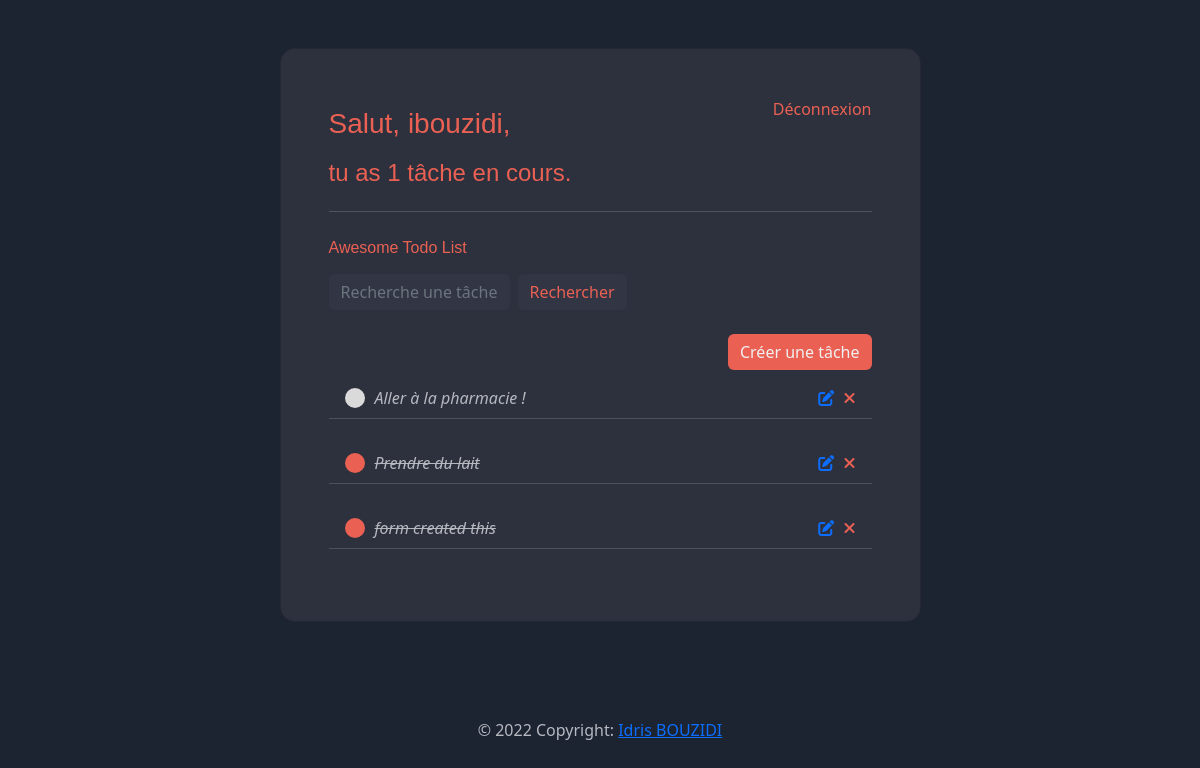
Before: / (signed in) with the older database file.
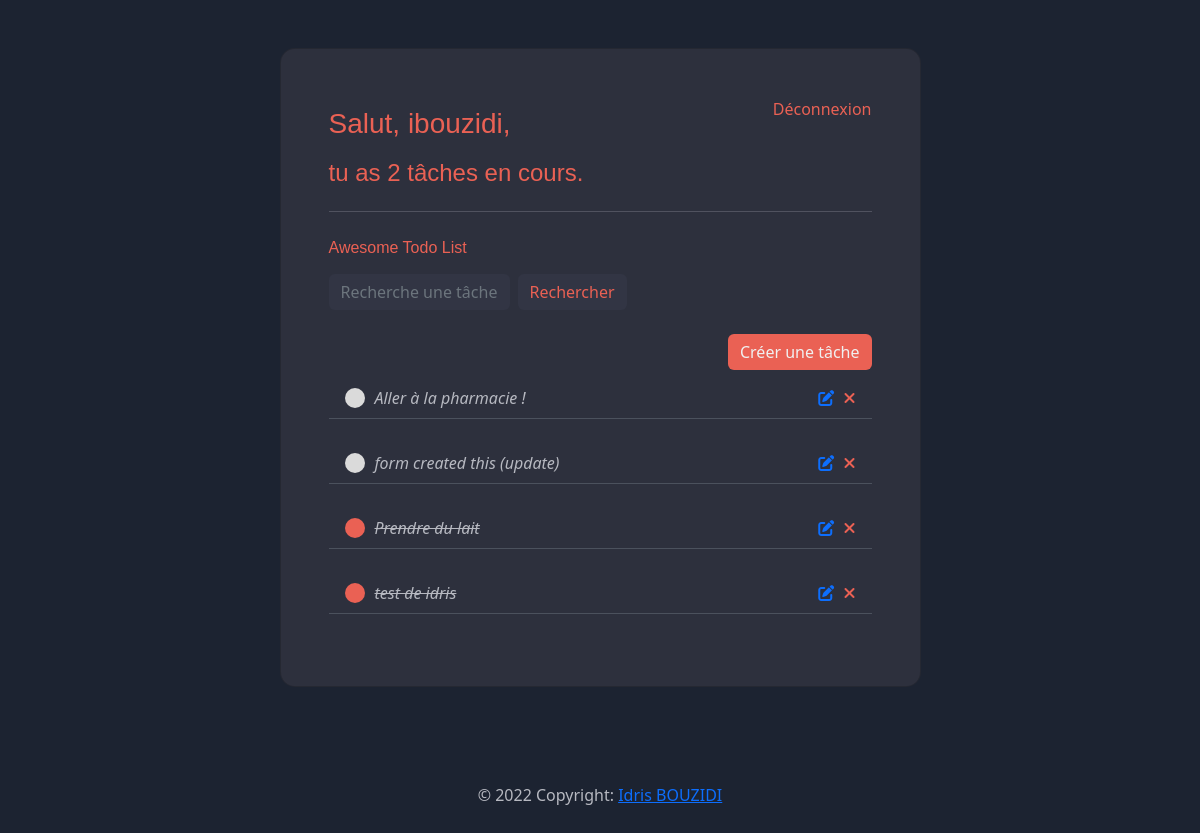
After: the same page with the newer database file.
### app/models.py (models this page shows, shortened)
class Task(models.Model):
    user = models.ForeignKey(User,
                             on_delete=models.CASCADE, null=True, blank=True)
    title = models.CharField(max_length=200)
    description = models.TextField(null=True, blank=True)
    complete = models.BooleanField(default=False)
    create = models.DateTimeField(auto_now_add=True)
    class Meta:
        ordering = ['complete']

### app/views.py (the view)
# urls.py: path('', TaskList.as_view(), name='tasks'),
class TaskList(LoginRequiredMixin, ListView):
    model = Task
    context_object_name = 'tasks'
    def get_context_data(self, **kwargs):
        context = super().get_context_data(**kwargs)
        context['tasks'] = context['tasks'].filter(user=self.request.user)
        context['count'] = context['tasks'].filter(complete=False).count()
        search_input = self.request.GET.get('search') or ''
        if search_input:
            context['tasks'] = context['tasks'].filter(
                title__icontains=search_input)
        context['search_input'] = search_input
        return context

### app/templates/app/task_list.html (shortened to what this page needs)
{% extends 'app/base.html' %}
{% block content %}
    <div class="header">
        <div>
            {% if request.user.is_authenticated %}
                <h3>Salut, {{ request.user }}, </h3>
                <h4>tu as {{  count }} tâche{{ count|pluralize:"s" }} en cours.</h4>
            {% endif %}
        </div>
        {% if request.user.is_authenticated %}
            <a href="{% url 'logout' %}">Déconnexion</a>
        {% else %}
            <a href="{% url 'login' %}">Connexion</a>
        {% endif %}
    </div>
    <hr style="color: var(--text-color-grey)">
    <h6 class="mb-3">Awesome Todo List</h6>
    <form method="GET" class="d-flex justify-content-start align-items-center mb-4  search-form">
        <div class="col-md-4 ">
            <input type="text" placeholder="Recherche une tâche" name="search" value="{{ search_input }}" class="form-control">
        </div>
        <input type="submit" class="btn btn-primary mx-2" value="Rechercher">
    </form>
    <div class="add-task-btn d-flex justify-content-end">
        <a href="{% url 'task_create' %}" class="btn btn-primary mb-2">Créer une tâche</a>
    </div>
    <ul class="list-group mb-0">
        {% for task in tasks %}
            <li class="list-group-item d-flex justify-content-between align-items-center border-start-0 border-top-0 border-end-0 border-bottom rounded-0 mb-4">
                <div class="d-flex align-items-center">
                    {% if task.complete %}
                        <div class="task-complete-icon"></div>
                        <i><s><span class="task-title">{{ task.title }}</span></i></s>
                    {% else %}
                        <div class="task-incomplete-icon"></div>
                        <i><span class="task-title">{{ task.title }}</span></i>
                    {% endif %}
                </div>
            <div class="action-task">
                <a href="{% url 'task_update' task.id %}" data-mdb-toggle="tooltip" title="Edit item">
                    <i class="fas fa-edit text-primary"></i>
                </a>
                <a href="{% url 'task_delete' task.id %}" onclick="return confirm('Are you sure you want to delete?');"
                   data-mdb-toggle="tooltip" title="Supprimer cette tâche">
                    <i class="fas fa-times" style="color: var(--text-color-orange)"></i>
                </a>
                </div>
            </li>
        {% empty %}
            <h3>Aucune tâche dans la liste</h3>
        {% endfor %}
{% endblock content %}

### app/templates/app/base.html (shortened to what this page needs)
{% load static %}
<!doctype html>
<html lang="en">
<head>
    <link href="https://cdn.jsdelivr.net/npm/bootstrap@5.2.0-beta1/dist/css/bootstrap.min.css" rel="stylesheet">
    <link rel="stylesheet" href="https://cdnjs.cloudflare.com/ajax/libs/font-awesome/6.1.1/css/all.min.css" />
    <link rel="stylesheet" href="{% static 'app/css/main.css' %}" type="text/css">
</head>
<body>
<div class="container py-5 h-100">
    <div class="row d-flex justify-content-center align-items-center h-100">
        <div class="col col-xl-7">
            <div class="card" style="border-radius: 15px;">
            <div class="card-body p-5">
                {% block content %}
                {% endblock content%}
            </div>
            </div>
        </div>
    </div>
</div>
</body>
<div class="text-center py-5">
    © {% now "Y"  %} Copyright:
    <a href="https://idrisbouzidi.fr">Idris BOUZIDI</a>
</div>
</html>

### app/static/app/css/main.css (style rules this page uses)
:root { --content-bg-color: #1C2331; --bg-color-primary: #323544; --bg-color-secondary: #2d303d; --bg-color-black-opacity: rgba(0, 0, 0, 0.2); --text-color-white: #f0f0f0; --text-color-grey-dark: #4B515D; --text-color-grey: #b7b9c1; --text-color-orange: #ea6154; }
body { background-color: var(--content-bg-color); width: 100%; height: 100%; color: var(--text-color-grey); }
h1, h2, h3, h4, h5, h6 { font-family: 'Raleway', sans-serif;; color: var(--text-color-orange); padding-top: 10px; }
.header { display: flex; justify-content: space-between; }
.card { background-color: var(--bg-color-secondary); width: 100%; margin: 0 auto; }
.card .search-form input { background-color: var(--bg-color-primary); border: solide 1px var(--bg-color-secondary); color: var(--text-color-orange); }
.card a, a:hover, a:focus, a:active { text-decoration: none; color: var(--text-color-orange); }
.card .add-task-btn a { background-color: var(--text-color-orange); color: var(--text-color-white); border: solide 1px var(--bg-color-secondary); }
.list-group-item { background-color : transparent; color: var(--text-color-grey); }
.list-group .border-bottom { border-bottom: solid 1px var(--text-color-grey-dark)!important; }
.task-complete-icon { height: 20px; width: 20px; background-color: var(--text-color-orange); border-radius: 50%; margin-right: 10px; }
.task-incomplete-icon { height: 20px; width: 20px; background-color: rgb(218, 218, 218); border-radius: 50%; margin-right: 10px; }
.action-task a { margin-left: 5px; }

Changed rows visible on the page:
changed Task: complete True → False (drawn); title "form created this" → "form created this (update)"; moves up the list
added Task: title "test de idris"
Other visible differences:
{{ count }}: "1" → "2"
